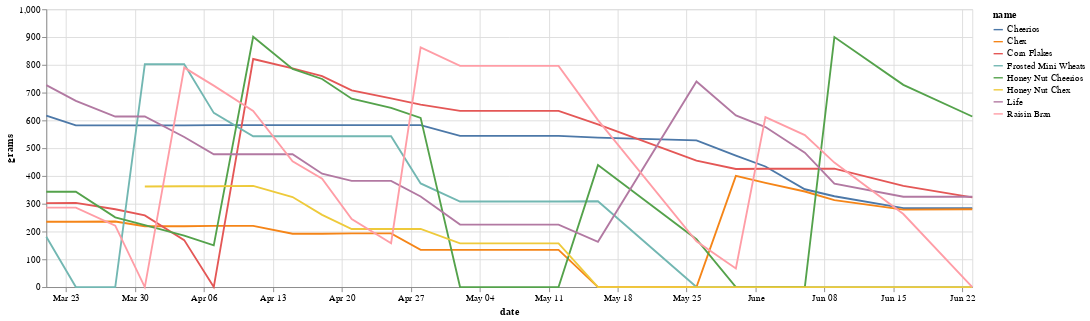

Notebook cell for this chart:
### Code cell
alt.Chart(cereal_ts).mark_line().encode(
    x='date:T',
    y='grams:Q',
    color='name:N'
).properties(
    width = 1000
)

### Figure 1 — Vega-Lite specification as saved in the notebook (floating-point values rounded to 4 significant figures; data arrays with more than 128 entries replaced by an {"elided": "..."} marker saying what was removed)
{"config": {"view": {"continuousWidth": 300, "continuousHeight": 300}}, "data": {"name": "data-37c672eab96c862c4d928d24d2255652"}, "mark": {"type": "line"}, "encoding": {"color": {"field": "name", "type": "nominal"}, "x": {"field": "date", "type": "temporal"}, "y": {"field": "grams", "type": "quantitative"}}, "width": 1000, "$schema": "https://vega.github.io/schema/vega-lite/v5.20.1.json", "datasets": {"data-37c672eab96c862c4d928d24d2255652": {"elided": "189 records"}}}
